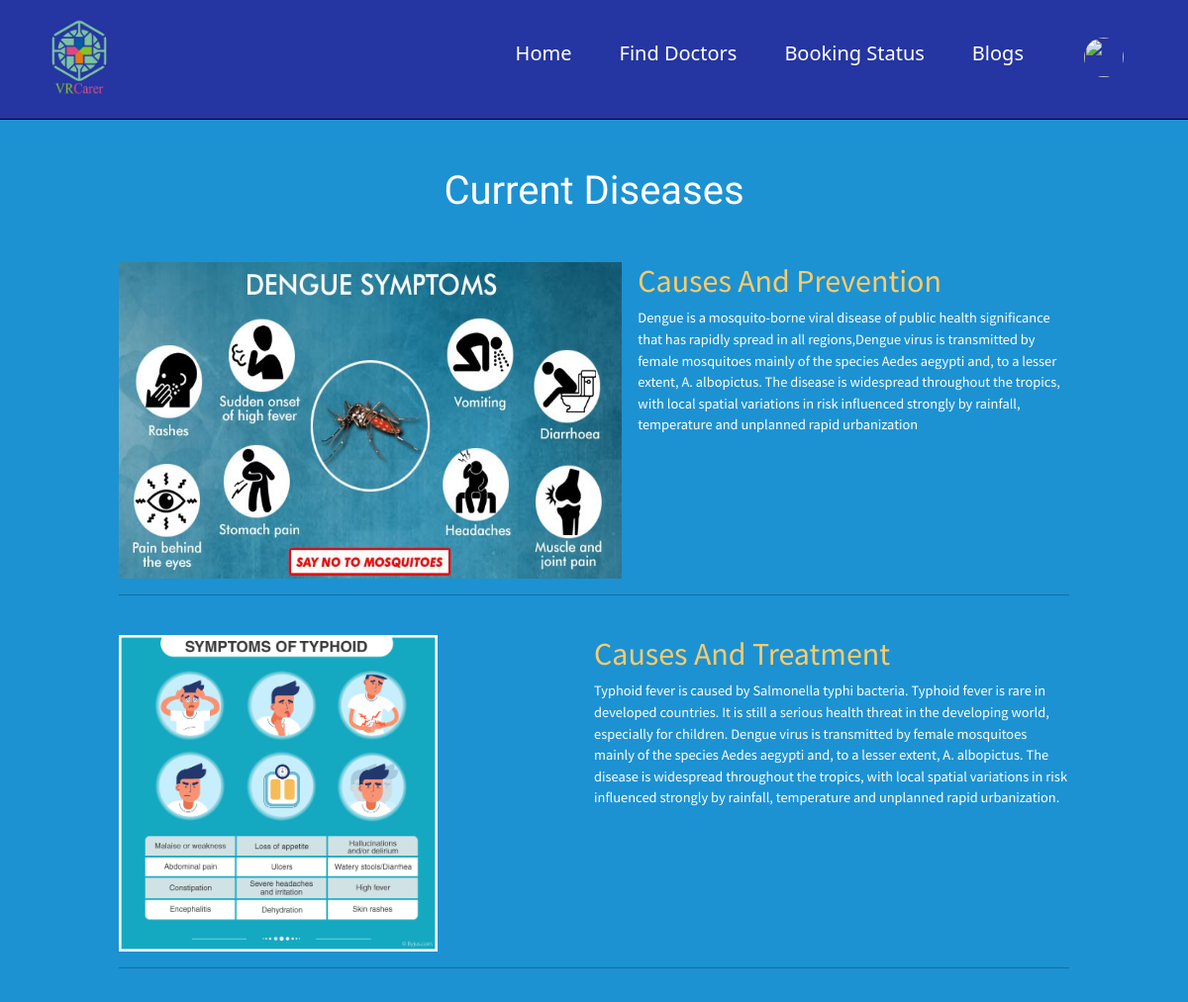
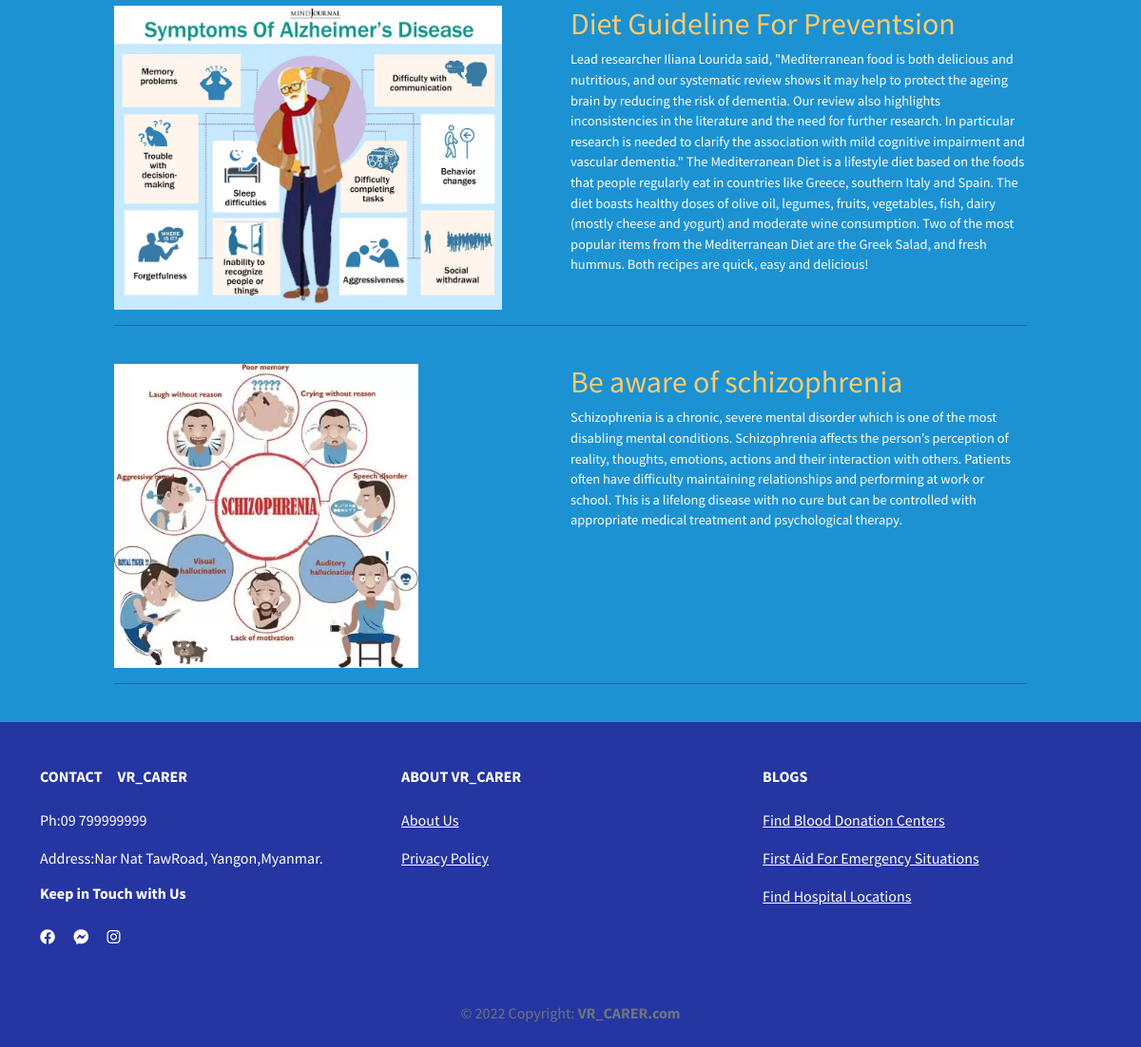
Screenshot of /vr_carer/patient/View/blog.php (signed in) with the database file from the repository (2 pictures, top to bottom).
### tables this page shows
CREATE TABLE `blog` (
  `id` int(11) NOT NULL COMMENT 'blog_id',
  `image` varchar(128) NOT NULL,
  `header` varchar(50) NOT NULL,
  `description` varchar(1024) DEFAULT NULL,
  `created_date` varchar(10) DEFAULT NULL COMMENT 'YYYY/MM/DD',
  `updated_date` varchar(10) DEFAULT NULL COMMENT 'YYYY/MM/DD'
);

### vr_carer/patient/Controller/blog/showblogController.php (called while the page is built)
<?php
include "../Model/dbConnection.php";
$sql = $pdo->prepare("SELECT * FROM blog");
$sql->execute();
$blogList = $sql->fetchAll(PDO::FETCH_ASSOC);

### vr_carer/patient/View/blog.php (the view, shortened to what this page needs)
<?php
include "../Controller/blog/showblogController.php";
?>
<!DOCTYPE html>
<html lang="en">
<head>
    <link rel="stylesheet" href="./resources/css/blog.css?v=" time()>
    <link rel="stylesheet" href="./resources/css/root.css">
</head>
<body>
    <?php
    include("./common/head.php")
    ?>
    <h1 class="current_disease_header my-5">Current Diseases</h1>
    <?php foreach ($blogList as $blog) { ?>
        <div class="first_aid_card my-4">
            <div class="wrapper">
                <div class="me-3">
                <img src="./storages~origin_main/blog/<?php echo $blog["image"] ?>" alt="" class="card_img" />
                </div>
                <div class="info">
                    <h2 class="first_aid_para_header"><?php echo $blog["header"] ?></h2>
                    <p class="first_aid_para">
                        <?php echo $blog["description"] ?>
                    </p>
                </div>
            </div>
            <hr class="line" />
        </div>
    <?php } ?>
    <?php
    include("./common/footer.php")
    ?>
</body>
</html>

### vr_carer/patient/View/resources/css/blog.css (style rules this page uses)
body { background-color: var(--primary_color) !important; }
.current_disease_header { color: var(--first_color); font-family: var(--secondary_font); text-align: center; }

### vr_carer/patient/View/resources/css/root.css (style rules this page uses)
:root { --primary_color: #1c92d2; --secondary_color: #2535a1; --tertiary_color: #fccb6a; }
:root { --first_color: #ffffff; --second_color: #000000; --third_color: #fccb6a; --fourth_color: #1c92d2; --fifth_color: ##ef233c; }
:root { --primary_font: "Source Sans Pro", sans-serif; --secondary_font: "Archivo Narrow", sans-serif; }
:root { --extra_large: 5em; --large: 2.5em; --medium: 1.87em; --small: 1.56em; --extra_small: 1.25em; --extra_extra_small: 0.9em; }
.first_aid_card { display: flex; flex-direction: column; align-items: center; justify-content: center; background-color: var(--primary_color); }
.wrapper { display: flex; flex-direction: row; justify-content: space-between !important; width: 80vw; height: 20em; background-color: var(--primary_color); }
.card_img { width: 100%; height: 100% }
.info { width: 50%; height: 100%; font-size: var(--extra_extra_small); }
.first_aid_para_header { color: var(--third_color); font-family: var(--primary_font); }
.first_aid_para { color: var(--first_color); font-family: var(--primary_font); }
.line { height: 2px; width: 80%; background-color: var(--second_color); margin-top: 1em; border: none; }

### rows the page displays
blog: image (picture), header "Causes And Prevention", description "Dengue is a mosquito-borne viral disease of public health significance that has rapidly spread in all regions,Dengue virus is transmitted by female mosquitoes mainly of the species Aedes aegypti and, to a lesser extent, A. albopictus. The disease is widespread throughout the tropics, with local spatial variations in risk influenced strongly by rainfall, temperature and unplanned rapid urbanization"
blog: image (picture), header "Causes And Treatment", description "Typhoid fever is caused by Salmonella typhi bacteria. Typhoid fever is rare in developed countries. It is still a serious health threat in the developing world, especially for children. Dengue virus is transmitted by female mosquitoes mainly of the species Aedes aegypti and, to a lesser extent, A. albopictus. The disease is widespread throughout the tropics, with local spatial variations in risk influenced strongly by rainfall, temperature and unplanned rapid urbanization."
blog: image (picture), header "Diet Guideline For Preventsion", description "Lead researcher Iliana Lourida said, \"Mediterranean food is both delicious and nutritious, and our systematic review shows it may help to protect the ageing brain by reducing the risk of dementia. Our review also highlights inconsistencies in the literature and the need for further research. In particular research is needed to clarify the association with mild cognitive impairment and vascular dementia.\" The Mediterranean Diet is a lifestyle diet based on the foods that people regularly eat in countries like Greece, southern Italy and Spain. The diet boasts healthy doses of olive oil, legumes, fruits, vegetables, fish, dairy (mostly cheese and yogurt) and moderate wine consumption. Two of…"
blog: image (picture), header "Be aware of schizophrenia", description "Schizophrenia is a chronic, severe mental disorder which is one of the most disabling mental conditions. Schizophrenia affects the person’s perception of reality, thoughts, emotions, actions and their interaction with others. Patients often have difficulty maintaining relationships and performing at work or school. This is a lifelong disease with no cure but can be controlled with appropriate medical treatment and psychological therapy."
